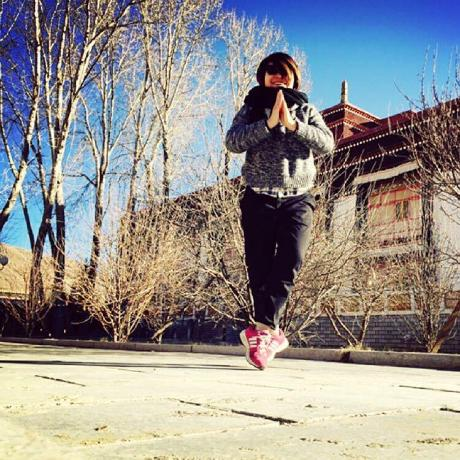
#> input picture demo.jpg, 460 x 460 px
$ python affine_transformation.py
#> lines starting #> are read from the running program, lines starting #| are printed output that depends on the picture
# -*- coding: utf-8 -*-
# 放射变换
import cv2
import numpy as np
from matplotlib import pyplot as plt


img_bgr = cv2.imread('demo.jpg')
#> img_bgr is the input picture: shape (460, 460, 3); mean B, G, R 141.9, 144.5, 147.6
img_rgb = np.zeros(img_bgr.shape, img_bgr.dtype)
img_rgb[:,:,0] = img_bgr[:,:,2]
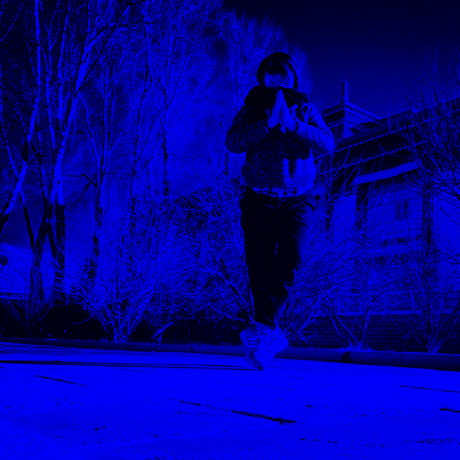
#> img_rgb: shape (460, 460, 3); mean B, G, R 147.6, 0, 0
img_rgb[:,:,1] = img_bgr[:,:,1]
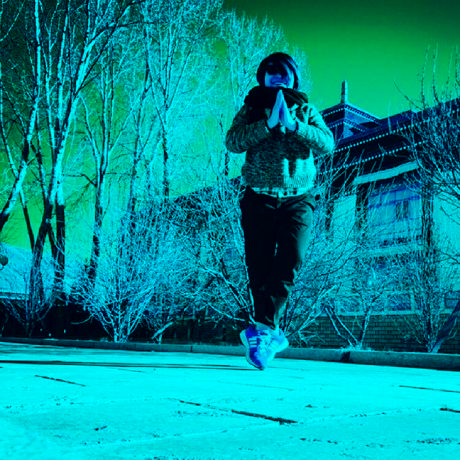
#> img_rgb: shape (460, 460, 3); mean B, G, R 147.6, 144.5, 0
img_rgb[:,:,2] = img_bgr[:,:,0]


rows,cols,ch = img_rgb.shape
#> rows = 460; cols = 460; ch = 3
pts1 = np.float32([[50,50],[200,50],[50,200]])
pts2 = np.float32([[10,100],[200,50],[100,250]])

M = cv2.getAffineTransform(pts1,pts2)
dst = cv2.warpAffine(img_rgb,M,(cols,rows))
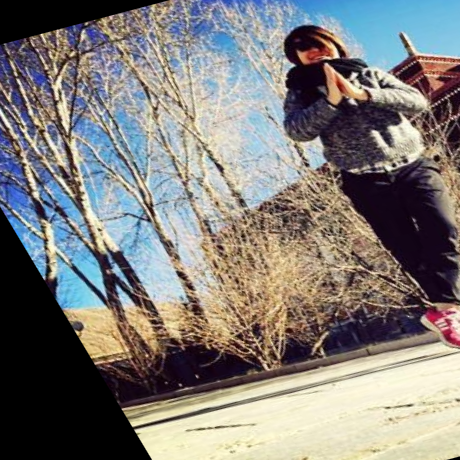
#> dst: shape (460, 460, 3); mean R, G, B 128.3, 125.2, 122.3
plt.subplot(121),plt.imshow(img_rgb),plt.title('Input')
plt.subplot(122),plt.imshow(dst),plt.title('Output')
plt.show()
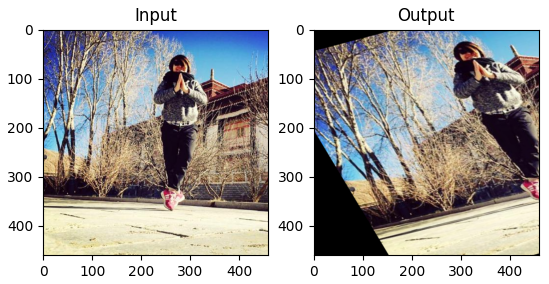
#> figure drawn by matplotlib, 2 panels
